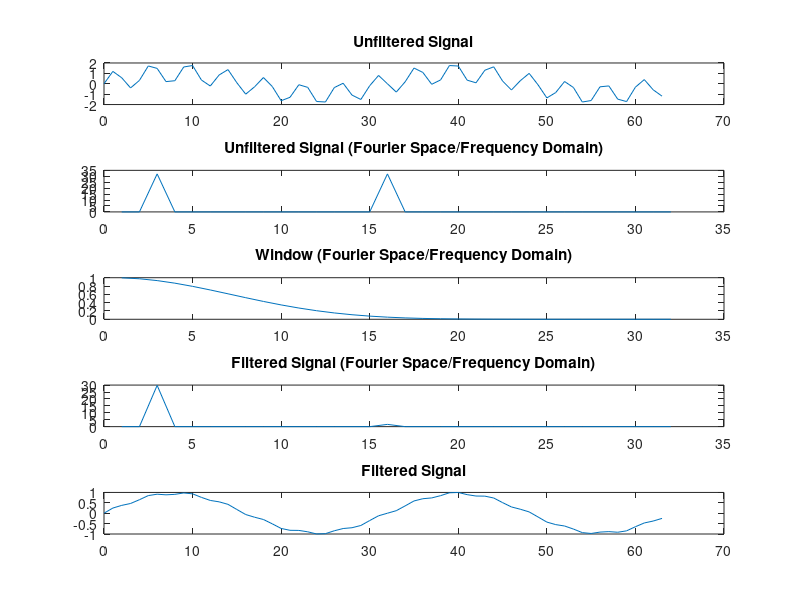

The MATLAB source for this figure:


%set up the function. 
%Then, do fft and apply 5th order hamming window
%inverse the fft
%Plot y against the filtered y.

t = [0:1:63];
%linear array for the time series data
y = sin(30*pi*t/64) + sin(4*pi*t/64);
%set-up for the signal to be filtered.
% Digital filtering requires a convolution, so we push it to Fourier space, multiply with window, and bring out of fourier space.
y_fft = fft(y);
% Brings the signal into Fourier space
win_len = 64;
ham_win = hamming(win_len, 'symmetric');
ham_zero_center = fftshift(ham_win');
ham_zero_center_5 = (ham_zero_center).^5;
%Sets up the window for the convolution process
filt_y_f = y_fft .* ham_zero_center_5;
% applied the fifth power of the centered hamming window to the signal in fft space.
filt_y = ifft(filt_y_f);
% Bring the signal back to the time space. 
subplot(5,1,1);
plot(t,y);
title('Unfiltered Signal');
abs_y_fft = abs(y_fft);
half_spec_y_fft = abs_y_fft(1:win_len/2);
subplot(5,1,2);
plot(half_spec_y_fft);
title('Unfiltered Signal (Fourier Space/Frequency Domain)');
subplot(5,1,3);
plot(ham_zero_center_5(1:win_len/2));
title('Window (Fourier Space/Frequency Domain)');
abs_filt_y_f = abs(filt_y_f);
half_spec_filt_y_f = abs_filt_y_f(1:win_len/2);
subplot(5,1,4);
plot(half_spec_filt_y_f);
title('Filtered Signal (Fourier Space/Frequency Domain)');
subplot(5,1,5);
plot(t,real(filt_y));
title('Filtered Signal');

